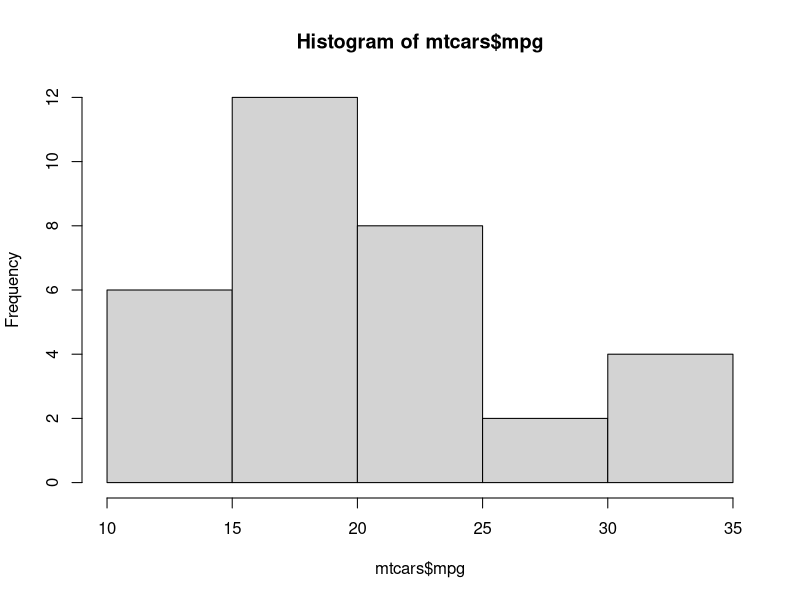
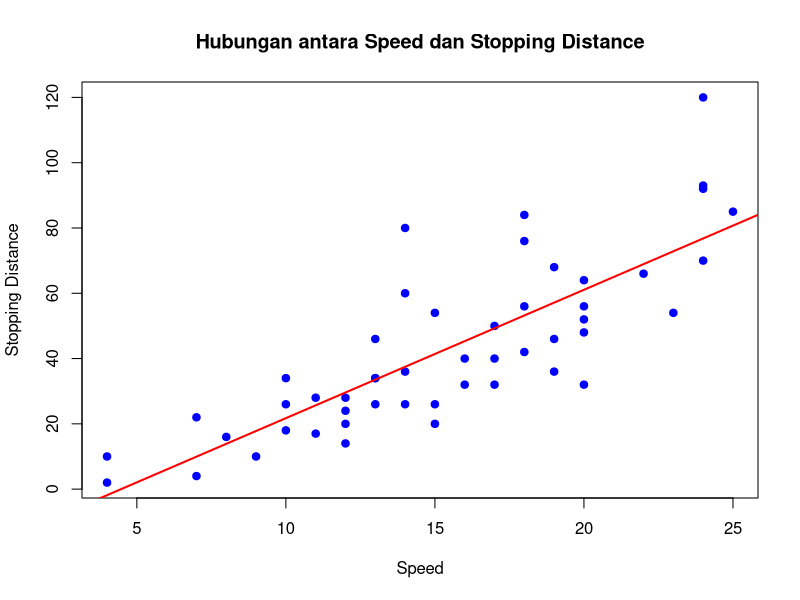

The R source for these figures, in order:
summary(mtcars)
ratarata<-mean(mtcars$mpg)
n<-length(mtcars)
status <- numeric(n)
for (i in 1:n){
  if (mtcars$mpg[i]>ratarata){
    status[i]<-'tinggi'
  }
  else
    status<-append(status,'rendah')
}

hist(mtcars$mpg)

###### Try Tambah/edit Syntax #####
# Membuat scatter plot hubungan speed dan distance
plot(cars$speed, cars$dist,
     main = "Hubungan antara Speed dan Stopping Distance",
     xlab = "Speed",
     ylab = "Stopping Distance",
     col = "blue",
     pch = 19)

# Menambahkan garis regresi linear
abline(lm(cars$dist ~ cars$speed),
       col = "red",
       lwd = 2)
